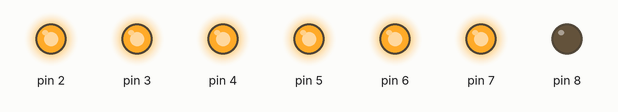
This sketch was run on a simulated Arduino Uno, built with avr-gcc and run on an emulated ATmega328P. Parts: output pins drawn as LEDs (lit = HIGH).

Above: at 0.1 s.
Timing chart, 0 to 1.6 s (numbered marks = the images above):
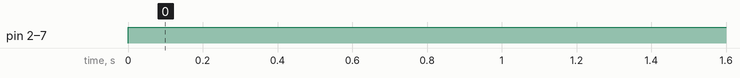

Measured:
- by itself, pin 2–7: LOW → HIGH at 0.00 s

The sketch:

2.ino
```cpp
#define SSDSIZE 7       // number of segments in SSD
#define DIGSIZE 10      // number of different symbols to decode

const int pin = 9;
volatile unsigned int inum = 0;


int ssdtab[DIGSIZE][SSDSIZE] =
 {{1, 1, 1, 1, 1, 1, 0},
  {0, 1, 1, 0, 0, 0, 0},
  {1, 1, 0, 1, 1, 0, 1},
  {1, 1, 1, 1, 0, 0, 1},
  {0, 1, 1, 0, 0, 1, 1},
  {1, 0, 1, 1, 0, 1, 1},
  {1, 0, 1, 1, 1, 1, 1},
  {1, 1, 1, 0, 0, 0, 0},
  {1, 1, 1, 1, 1, 1, 1},
  {1, 1, 1, 1, 0, 1, 1}};

#define  ssdpin(i)  (i+2) // a to pin 2, b to pin 3 etc so the pin offset is +2

void ssddecode(int a){
  int j;
  for (j = 0; j < SSDSIZE; j++)
    digitalWrite(ssdpin(j),  ssdtab[a][j] == 1 ? HIGH : LOW);
  }

void loop(){
  ssddecode(inum % 10);
  }

void inc(void)
{
  inum++;
}

 // the setup routine runs once when you press reset:
 void setup() {
  int  j;

  for (j = 0; j < SSDSIZE; j++){
    pinMode(ssdpin(j), OUTPUT);
  }

  attachInterrupt(pin, inc, FALLING);

  }
```
